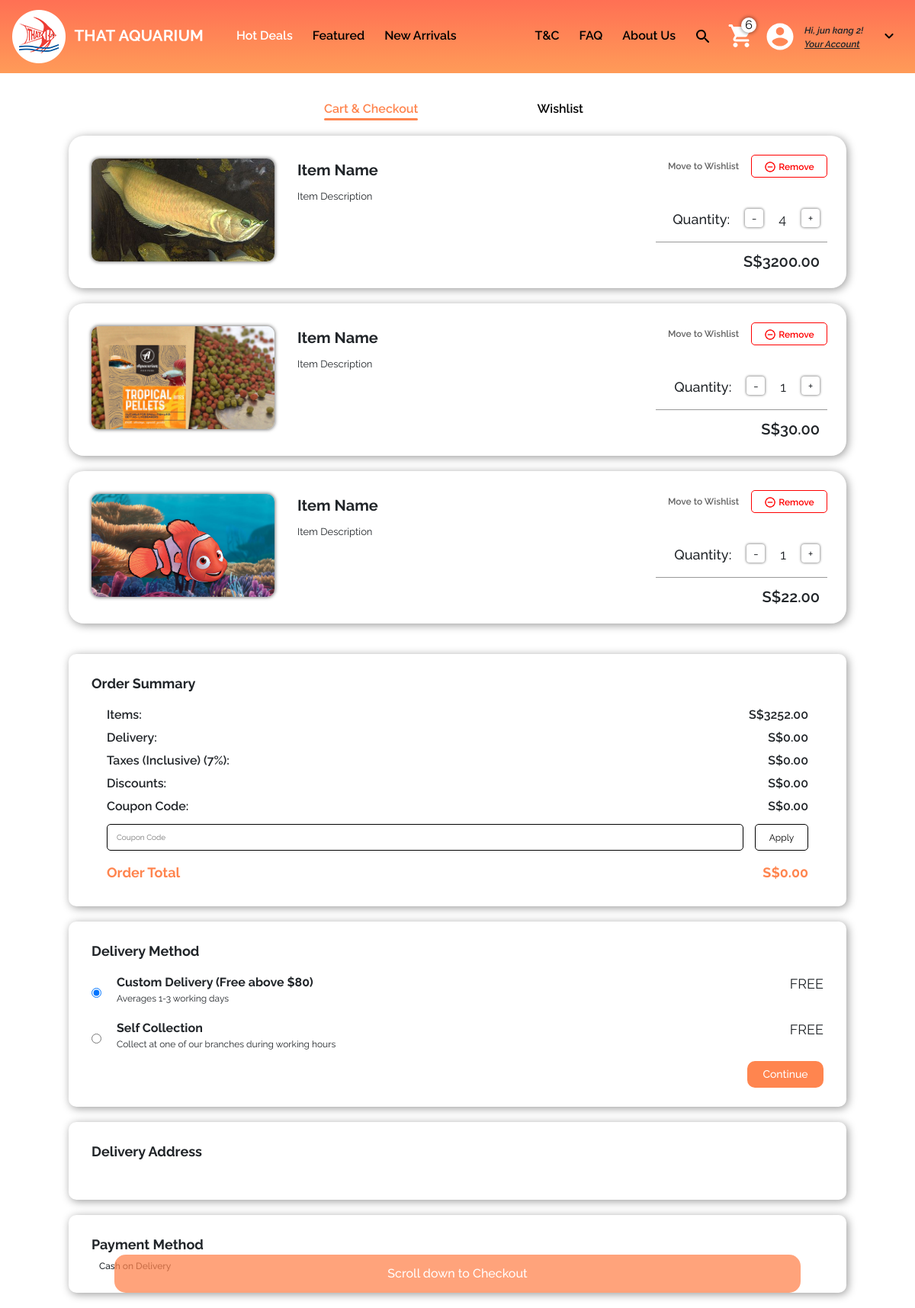
Page /cart/ (signed in) on the committed database.
### store/models.py (models this page shows, shortened)
class Orderitem(models.Model):
    product = models.ForeignKey(Product,on_delete=models.SET_NULL,null=True,blank=True)
    order = models.ForeignKey(Order,on_delete=models.SET_NULL,null=True,blank=True)
    quantity = models.IntegerField(default=0)
    date_added = models.DateTimeField(auto_now_add=True)
    @property
    def get_total(self):
        total = self.product.price * self.quantity
        return total

class Product(models.Model):
    display = [
        ('H', 'Hot deals'),
        ('F', 'Featured'),
        ('N', 'New Arrivals'),
        ('B', 'Blocked'), #hidden from every where but exists in the database
        ('D', 'Database'),#this means it will be avaliable in the search but not in the other fields
    ]
    product_name = models.CharField(max_length=150,default="product")
    product_type = models.CharField(max_length=100,default="accessory")
    product_class = models.CharField(max_length=100,default="class")
    product_category = models.CharField(max_length=100,default="parts")
    price = models.DecimalField(decimal_places=2,max_digits=9)
    image = models.ImageField(null=True,blank=True)
    quantity = models.IntegerField(default=0)
    description = models.TextField(default="Description")
    display_type = models.CharField(max_length=1,choices=display,default='D')
    @property
    def imageURL(self):
            try:
                url = self.image.url
            except:
                url = ''
            return url

### store/views.py (the view)
# urls.py: path('cart/', views.cart,name='cart'),
def cart(request):
    cartItem, items, CartTotal = cartData(request)
    context = {'cartItems':cartItem,"items":items,"CartTotal":CartTotal}
    return render(request,'home_page/cart.html',context)

### store/templates/home_page/cart.html (shortened to what this page needs)
{% extends 'home_page/main.html' %}
{% load static %}
{% block content %}
    <link href = "{% static 'css/cart.css' %}" rel = "stylesheet" type = "text/css">
    <div class = "go-to-checkout-overlay">
        Scroll down to Checkout
    </div>
    <div class = "subheader mx-auto">
        <a href = "{% url 'cart' %}" class = "cart navbar-text-item-current navbar-text-item-current-orange">
            Cart & Checkout
            <div class = "hover-underline hover-underline-orange"></div>
        </a>
        <a href = "{% url 'wishlist' %}" class = "wishlist navbar-text-item-normal navbar-text-item-normal-orange">
            Wishlist
        </a>
    </div>
    <div class = "cart-body mx-auto">
        <div class = "cart-region">
            {% if items|length != 0 %}
                {% for item in items %}
                    <div class = "cart-item">
                        <img src='{{ item.product.imageURL }}' class = "item-images">
                        <div class = "item-text">
                            <p class = "item-name">Item Name</p>
                            <p class = "item-description">Item Description</p>
                        </div>
                        <div class = "item-right-side-elements">
                            <div class = "cart-buttons">
                                {% if request.user.is_authenticated %}
                                    <button class = "save-later">Move to Wishlist</button>
                                {% endif %}
                                <button class = "btn update-cart remove-from-cart" data-action="deletec" data-product={{ item.product.id }}>
                                    <img src = "{% static 'images/Checkout/remove_circle_outline-24px.png' %}" class = "remove-image">
                                    Remove
                                </button>
                            </div>
                            <div class = "item-right-side-bottom-elements">
                                <div class = "quantities">
                                    <p class = "quantity-text">Quantity:</p>
                                    <button  data-product={{ item.product.id }} data-action="removec" class="btn update-cart change-quantity change-quantity-minus">-</button>
                                    <p class = "item-quantity">{{ item.quantity }}</p>
                                    <button  data-product={{ item.product.id }} data-action="addc" class="btn update-cart change-quantity change-quantity-add">+</button>
                                </div>
                                <div class = "divider"></div>
                                <p class = "item-total">S${{ item.get_total }}</p>
                            </div>
                        </div>
                    </div>
                {% endfor %}
            {% else %}
                <p>There's nothing in your cart right now. Browse our shop and add some stuff!</p>
            {% endif %}
        </div>
        <div class = "summary-region" id = "summary-region">
            <form id = "cart-form">
                <div class = "order-summary summary-region-items">
                    <p class = "summary-region-items-header">Order Summary</p>
                    <div class = "order-summary-inner">
                        <div class = "order-summary-inner-text order-summary-inner-text-row-1">
                            <p class = "order-summary-inner-text-row-1-left order-summary-inner-text-row-left">Items:</p>
                            <p class = "order-summary-inner-text-row-1-right order-summary-inner-text-row-right">S${{ CartTotal }}</p>
                        </div>
                        <div class = "order-summary-inner-text order-summary-inner-text-row-2">
                            <p class = "order-summary-inner-text-row-2-left order-summary-inner-text-row-left">Delivery:</p>
                            <p class = "order-summary-inner-text-row-2-right order-summary-inner-text-row-right">S$0.00</p>
                        </div>
                        <div class = "order-summary-inner-text order-summary-inner-text-row-3">
                            <p class = "order-summary-inner-text-row-3-left order-summary-inner-text-row-left">Taxes (Inclusive) (7%):</p>
                            <p class = "order-summary-inner-text-row-3-right order-summary-inner-text-row-right">S$0.00</p>
                        </div>
                        <div class = "order-summary-inner-text order-summary-inner-text-row-4">
                            <p class = "order-summary-inner-text-row-4-left order-summary-inner-text-row-left">Discounts:</p>
                            <p class = "order-summary-inner-text-row-4-right order-summary-inner-text-row-right">S$0.00</p>
                        </div>
                        <div class = "order-summary-inner-text order-summary-inner-text-row-5">
                            <p class = "order-summary-inner-text-row-5-left order-summary-inner-text-row-left">Coupon Code:</p>
                            <p class = "order-summary-inner-text-row-5-right order-summary-inner-text-row-right">S$0.00</p>
                        </div>
                        <div class = "order-summary-inner-text order-summary-inner-text-row-6">
                            <input type = "text" placeholder="Coupon Code" class = "order-summary-inner-text-row-6-left order-summary-inner-text-row-left">
                            <button class = "order-summary-inner-text-row-6-right order-summary-inner-text-row-right">Apply</button>
                        </div>
                        <div class = "order-summary-inner-text order-summary-inner-text-row-7">
                            <p class = "order-summary-inner-text-row-7-left order-summary-inner-text-row-left">Order Total</p>
                            <p class = "order-summary-inner-text-row-7-right order-summary-inner-text-row-right">S$0.00</p>
                        </div>
                    </div>
                </div>
                <div class = "delivery-method summary-region-items">
                    <p class = "summary-region-items-header">Delivery Method</p>
                    <div class = "delivery-inner">
                        <div class = "delivery-method-type">
                            <input type = "radio" id = "delivery-1" name = "delivery" value = "custom" class = "radio-options delivery-options" checked="checked">
                            <label for = "delivery-1" class = "labels">
                                <div class = "label-text label-text-1">
                                    <p class = "label-actual-text label-actual-text-1">Custom Delivery (Free above $80)</p>
                                    <p class = "label-actual-text label-actual-text-2">Averages 1-3 working days</p>
                                </div>
                            </label>
                            <div class = "extra-costs">$5.00</div>
                        </div>
                        <div class = "delivery-method-type">
                            <input type = "radio" id = "delivery-2" name = "delivery" value = "collect" class = "radio-options delivery-options">
                            <label for = "delivery-2" class = "labels">
                                <div class = "label-text label-text-2">
                                    <p class = "label-actual-text label-actual-text-1">Self Collection</p>
                                    <p class = "label-actual-text label-actual-text-2">Collect at one of our branches during working hours</p>
                                </div>
                            </label>
                            <div class = "extra-costs">FREE</div>
                        </div>
                        <div>
                            <div class = "continue continue-delivery">
                                <div class = "continue-text">
                                    Continue
                                </div>
                            </div>
                        </div>
                    </div>
                </div>
                <div class = "address summary-region-items">
                    <div class = "summary-region-items-header-group">
                        <p class = "summary-region-items-header address-header-text">Delivery Address</p>
                    </div>
                    <p class = "address-subheader summary-region-items-subheader">Yishun Branch</p>
                </div>
                <div class = "payment summary-region-items">
                    <div class = "summary-region-items-header-group">
                        <p class = "summary-region-items-header">Payment Method</p>
                    </div>
                    <p class = "payment-subheader summary-region-items-subheader">Cash on Delivery</p>
                    <div class = "payment-inner">
                        <div class = "payment-choice">
                            <div class = "payment-method-type">
                                <label for = "payment--1" class = "labels">
                                    <div class = "label-text label-text--1">
                                        <p class = "label-actual-text label-actual-text-1">Cash on Delivery</p>
                                    </div>
                                </label>
                            </div>
                        </div>
                    </div>
                </div>
            </form>
        </div>
    </div>
{% endblock content %}

### store/templates/home_page/main.html (shortened to what this page needs)
{% load static %}
<html lang="en">
    <head>
        <link rel="stylesheet" href="https://stackpath.bootstrapcdn.com/bootstrap/4.4.1/css/bootstrap.min.css">
        <link rel="stylesheet" href="{% static 'css/main.css' %}" type = "text/css">
    </head>
    <body>
        <nav class="navbar navbar-expand-lg navbar-dark navbar-background">
            <a class="navbar-brand logo-a" href="{% url 'front_page' %}">
                <img id = "logo" src="{% static 'images/Shared/Logo-final.png' %}">
            </a>
            <div class="collapse navbar-collapse" id="navbarSupportedContent">
                <ul class="navbar-nav mr-auto">
                    <li class="nav-item">
                        <a class="nav-link navbar-text-item-current" id = "hot-deals" href="{% url 'hot'%}">
                            Hot Deals
                        </a>
                    </li>
                    <li class="nav-item">
                        <a class="nav-link navbar-text-item-normal" id = "featured" href="{% url 'featured'%}">
                            Featured
                        </a>
                    </li>
                    <li class="nav-item">
                        <a class="nav-link navbar-text-item-normal" id = "new-arrivals" href="{% url 'new'%}">
                            New Arrivals
                        </a>
                    </li>
                </ul>
                <div class="ml-auto">
                    <ul class="navbar-nav mr-auto">
                        <li class="nav-item">
                            <a class="nav-link navbar-text-item-normal" id = "t-and-c" href="{% url 'terms'%}">
                                T&C
                            </a>
                        </li>
                        <li class="nav-item">
                            <a class="nav-link navbar-text-item-normal" id = "faq" href="{% url 'FAQ'%}">
                                FAQ
                            </a>
                        </li>
                        <li class="nav-item">
                            <a class="nav-link navbar-text-item-normal" id = "about-us" href="{% url 'about'%}">
                                About Us
                            </a>
                        </li>
                    </ul>
                </div>
            </div>
            <div class = "search-and-cart">
                <div>
                    <button class="submit-button" type="submit">
                        <img src = "{% static 'images/Shared/search-24px.svg' %}">
                    </button>
                </div>
                <a href="{% url 'cart' %}" class = "right-of-search-bar cart">
                    <p class = "cart-items-counter">{{ cartItems }}</p>
                    <img src="{% static 'images/Home Page/cart.svg' %}" class = "nav-images cart-image">
                </a>
            </div>
            <div class = "account-back">
                <div class = "account-top">
                    <div>
                        <a href="{% url 'account' %}" class = "account">
                            <img src="{% static 'images/Home Page/account_circle-24px.svg' %}" class = "nav-images right-of-search-bar account-image">
                        </a>
                    </div>
                    <div class = "account-text">
                        {% if not request.user.is_authenticated %}
                            <p class = "account-line-1 account-line"><i>Hi, Guest!</i></p>
                            <p class = "account-line-2 account-line"><u><i>Login/Signup</i></u></p>
                        {% else %}
                            <p class = "account-line-1 account-line"><i>Hi, {{ request.user.first_name }}!</i></p>
                            <p class = "account-line-2 account-line"><u><i>Your Account</i></u></p>
                        {% endif %}
                    </div>
                    <img src = "{% static 'images/Shared/expand_more-24px.svg' %}" class = "dropdown">
                </div>
            </div>
        </nav>
        {% block content %}
        {% endblock content %}
    </body>
</html>

### rows in the picture
Orderitem: product.imageURL (picture), quantity "4", get_total "3200.00"
Orderitem: product.imageURL (picture), quantity "1", get_total "30.00"
Orderitem: product.imageURL (picture), quantity "1", get_total "22.00"

### other values in the picture
{{ cartItems }} "6"
{{ request.user.first_name }} "jun kang 2"
{{ CartTotal }} "3252.00"
